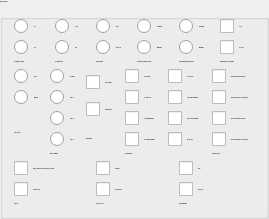
       <widget class="QGroupBox" name="groupBox_2">
        <property name="font">
         <font>
          <family>Inter</family>
          <pointsize>-1</pointsize>
          <weight>62</weight>
          <bold>true</bold>
         </font>
        </property>
        <property name="title">
         <string>ARINC Label 057</string>
        </property>
        <layout class="QVBoxLayout" name="verticalLayout_30">
         <item>
          <layout class="QHBoxLayout" name="horizontalLayout_2">
           <item>
            <layout class="QVBoxLayout" name="verticalLayout_16">
             <item>
              <widget class="QRadioButton" name="sys_in_ctrl_no">
               <property name="font">
                <font>
                 <family>Inter</family>
                 <pointsize>-1</pointsize>
                 <weight>75</weight>
                 <bold>true</bold>
                </font>
               </property>
               <property name="text">
                <string>NO</string>
               </property>
               <property name="checkable">
                <bool>true</bool>
               </property>
               <property name="checked">
                <bool>false</bool>
               </property>
              </widget>
             </item>
             <item>
              <widget class="QRadioButton" name="sys_in_ctrl_yes">
               <property name="text">
                <string>YES</string>
               </property>
               <property name="checkable">
                <bool>true</bool>
               </property>
              </widget>
             </item>
             <item>
              <widget class="QLabel" name="label_31">
               <property name="font">
                <font>
                 <family>Inter</family>
                 <pointsize>-1</pointsize>
                 <weight>75</weight>
                 <bold>true</bold>
                </font>
               </property>
               <property name="text">
                <string>SYSTEM IN CONTROL</string>
               </property>
              </widget>
             </item>
            </layout>
           </item>
           <item>
            <layout class="QVBoxLayout" name="verticalLayout_26">
             <item>
              <widget class="QRadioButton" name="sys_status_good">
               <property name="font">
                <font>
                 <family>Inter</family>
                 <pointsize>-1</pointsize>
                 <weight>75</weight>
                 <bold>true</bold>
                </font>
               </property>
               <property name="text">
                <string>GOOD</string>
               </property>
               <property name="checkable">
                <bool>true</bool>
               </property>
               <property name="checked">
                <bool>false</bool>
               </property>
              </widget>
             </item>
             <item>
              <widget class="QRadioButton" name="sys_status_fail">
               <property name="text">
                <string>FAIL</string>
               </property>
               <property name="checkable">
                <bool>true</bool>
               </property>
              </widget>
             </item>
             <item>
              <widget class="QLabel" name="label_32">
               <property name="font">
                <font>
                 <family>Inter</family>
                 <pointsize>-1</pointsize>
                 <weight>75</weight>
                 <bold>true</bold>
                </font>
               </property>
               <property name="text">
                <string>SYSTEM STATUS</string>
               </property>
              </widget>
             </item>
            </layout>
           </item>
           <item>
            <layout class="QVBoxLayout" name="verticalLayout_25">
             <item>
              <widget class="QRadioButton" name="lfe_from_fms_used">
               <property name="font">
                <font>
                 <family>Inter</family>
                 <pointsize>-1</pointsize>
                 <weight>75</weight>
                 <bold>true</bold>
                </font>
               </property>
               <property name="text">
                <string>USED</string>
               </property>
               <property name="checkable">
                <bool>true</bool>
               </property>
               <property name="checked">
                <bool>false</bool>
               </property>
              </widget>
             </item>
             <item>
              <widget class="QRadioButton" name="lfe_from_fms_nused">
               <property name="text">
                <string>NOT USED</string>
               </property>
               <property name="checkable">
                <bool>true</bool>
               </property>
              </widget>
             </item>
             <item>
              <widget class="QLabel" name="label_33">
               <property name="font">
                <font>
                 <family>Inter</family>
                 <pointsize>-1</pointsize>
                 <weight>75</weight>
                 <bold>true</bold>
                </font>
               </property>
               <property name="text">
                <string>LFE FROM FMS</string>
               </property>
              </widget>
             </item>
            </layout>
           </item>
           <item>
            <layout class="QVBoxLayout" name="verticalLayout_24">
             <item>
              <widget class="QRadioButton" name="cabine_altitude_nwarn">
               <property name="font">
                <font>
                 <family>Inter</family>
                 <pointsize>-1</pointsize>
                 <weight>75</weight>
                 <bold>true</bold>
                </font>
               </property>
               <property name="text">
                <string>NO WARN</string>
               </property>
               <property name="checkable">
                <bool>true</bool>
               </property>
               <property name="checked">
                <bool>false</bool>
               </property>
              </widget>
             </item>
             <item>
              <widget class="QRadioButton" name="cabine_altitude_warn">
               <property name="text">
                <string>WARNING</string>
               </property>
               <property name="checkable">
                <bool>true</bool>
               </property>
              </widget>
             </item>
             <item>
              <widget class="QLabel" name="label_34">
               <property name="font">
                <font>
                 <family>Inter</family>
                 <pointsize>-1</pointsize>
                 <weight>75</weight>
                 <bold>true</bold>
                </font>
               </property>
               <property name="text">
                <string>EXCESSIVE CABINE ALTITUDE</string>
               </property>
              </widget>
             </item>
            </layout>
           </item>
           <item>
            <layout class="QVBoxLayout" name="verticalLayout_23">
             <item>
              <widget class="QRadioButton" name="diff_pressure_nwarn">
               <property name="font">
                <font>
                 <family>Inter</family>
                 <pointsize>-1</pointsize>
                 <weight>75</weight>
                 <bold>true</bold>
                </font>
               </property>
               <property name="text">
                <string>NO WARN</string>
               </property>
               <property name="checkable">
                <bool>true</bool>
               </property>
               <property name="checked">
                <bool>false</bool>
               </property>
              </widget>
             </item>
             <item>
              <widget class="QRadioButton" name="diff_pressure_warn">
               <property name="text">
                <string>WARNING</string>
               </property>
               <property name="checkable">
                <bool>true</bool>
               </property>
              </widget>
             </item>
             <item>
              <widget class="QLabel" name="label_39">
               <property name="font">
                <font>
                 <family>Inter</family>
                 <pointsize>-1</pointsize>
                 <weight>75</weight>
                 <bold>true</bold>
                </font>
               </property>
               <property name="text">
                <string>LOW DIFFERENTIAL PRESSURE</string>
               </property>
              </widget>
             </item>
            </layout>
           </item>
           <item>
            <layout class="QVBoxLayout" name="verticalLayout_18">
             <item>
              <widget class="QCheckBox" name="preplanned_good">
               <property name="enabled">
                <bool>true</bool>
               </property>
               <property name="font">
                <font>
                 <family>Inter</family>
                 <pointsize>-1</pointsize>
                 <weight>75</weight>
                 <bold>true</bold>
                </font>
               </property>
               <property name="mouseTracking">
                <bool>true</bool>
               </property>
               <property name="text">
                <string>GOOD</string>
               </property>
               <property name="checkable">
                <bool>true</bool>
               </property>
               <property name="checked">
                <bool>false</bool>
               </property>
              </widget>
             </item>
             <item>
              <widget class="QCheckBox" name="preplanned_toofast">
               <property name="text">
                <string>TOO FAST</string>
               </property>
               <property name="checkable">
                <bool>true</bool>
               </property>
              </widget>
             </item>
             <item>
              <widget class="QLabel" name="label_40">
               <property name="font">
                <font>
                 <family>Inter</family>
                 <pointsize>-1</pointsize>
                 <weight>75</weight>
                 <bold>true</bold>
                </font>
               </property>
               <property name="text">
                <string>PREPLANNED DESCENT INFO</string>
               </property>
              </widget>
             </item>
            </layout>
           </item>
          </layout>
         </item>
         <item>
          <layout class="QHBoxLayout" name="horizontalLayout_3">
           <item>
            <layout class="QVBoxLayout" name="verticalLayout_28">
             <item>
              <widget class="QRadioButton" name="lfes_stat_auto">
               <property name="font">
                <font>
                 <family>Inter</family>
                 <pointsize>-1</pointsize>
                 <weight>75</weight>
                 <bold>true</bold>
                </font>
               </property>
               <property name="text">
                <string>AUTO</string>
               </property>
               <property name="checkable">
                <bool>true</bool>
               </property>
               <property name="checked">
                <bool>false</bool>
               </property>
              </widget>
             </item>
             <item>
              <widget class="QRadioButton" name="lfes_stat_manual">
               <property name="text">
                <string>MANUAL</string>
               </property>
               <property name="checkable">
                <bool>true</bool>
               </property>
              </widget>
             </item>
             <item>
              <widget class="QLabel" name="label_41">
               <property name="font">
                <font>
                 <family>Inter</family>
                 <pointsize>-1</pointsize>
                 <weight>75</weight>
                 <bold>true</bold>
                </font>
               </property>
               <property name="text">
                <string>LFES STATUS</string>
               </property>
              </widget>
             </item>
            </layout>
           </item>
           <item>
            <layout class="QVBoxLayout" name="verticalLayout_27">
             <item>
              <widget class="QRadioButton" name="adirs_ch_no">
               <property name="font">
                <font>
                 <family>Inter</family>
                 <pointsize>-1</pointsize>
                 <weight>75</weight>
                 <bold>true</bold>
                </font>
               </property>
               <property name="text">
                <string>NO ADIRS</string>
               </property>
               <property name="checkable">
                <bool>true</bool>
               </property>
               <property name="checked">
                <bool>false</bool>
               </property>
              </widget>
             </item>
             <item>
              <widget class="QRadioButton" name="adirs_ch_1">
               <property name="text">
                <string>ADIRS 1</string>
               </property>
               <property name="checkable">
                <bool>true</bool>
               </property>
              </widget>
             </item>
             <item>
              <widget class="QRadioButton" name="adirs_ch_2">
               <property name="text">
                <string>ADIRS 2</string>
               </property>
               <property name="checkable">
                <bool>true</bool>
               </property>
              </widget>
             </item>
             <item>
              <widget class="QRadioButton" name="adirs_ch_3">
               <property name="text">
                <string>ADIRS 3</string>
               </property>
               <property name="checkable">
                <bool>true</bool>
               </property>
              </widget>
             </item>
             <item>
              <widget class="QLabel" name="label_42">
               <property name="font">
                <font>
                 <family>Inter</family>
                 <pointsize>-1</pointsize>
                 <weight>75</weight>
                 <bold>true</bold>
                </font>
               </property>
               <property name="text">
                <string>ADIRS CHANNEL</string>
               </property>
              </widget>
             </item>
            </layout>
           </item>
           <item>
            <layout class="QVBoxLayout" name="verticalLayout_22">
             <item>
              <widget class="QCheckBox" name="fms_disable">
               <property name="text">
                <string>FMS DISABLED</string>
               </property>
               <property name="checkable">
                <bool>true</bool>
               </property>
              </widget>
             </item>
             <item>
              <widget class="QCheckBox" name="fms_enable">
               <property name="text">
                <string>FMS ENABLED</string>
               </property>
               <property name="checkable">
                <bool>true</bool>
               </property>
              </widget>
             </item>
             <item>
              <widget class="QLabel" name="label_43">
               <property name="sizePolicy">
                <sizepolicy hsizetype="Preferred" vsizetype="Preferred">
                 <horstretch>0</horstretch>
                 <verstretch>0</verstretch>
                </sizepolicy>
               </property>
               <property name="maximumSize">
                <size>
                 <width>16777215</width>
                 <height>20</height>
                </size>
               </property>
               <property name="font">
                <font>
                 <family>Inter</family>
                 <pointsize>-1</pointsize>
                 <weight>75</weight>
                 <bold>true</bold>
                </font>
               </property>
               <property name="text">
                <string>FMS_ENABLE</string>
               </property>
              </widget>
             </item>
            </layout>
           </item>
           <item>
            <layout class="QVBoxLayout" name="verticalLayout_21">
             <item>
              <layout class="QHBoxLayout" name="horizontalLayout">
               <item>
                <layout class="QVBoxLayout" name="verticalLayout_20">
                 <item>
                  <widget class="QCheckBox" name="flight_modes_gr">
                   <property name="font">
                    <font>
                     <family>Inter</family>
                     <pointsize>-1</pointsize>
                     <weight>75</weight>
                     <bold>true</bold>
                    </font>
                   </property>
                   <property name="text">
                    <string>GR (GROUND)</string>
                   </property>
                   <property name="checkable">
                    <bool>true</bool>
                   </property>
                   <property name="checked">
                    <bool>false</bool>
                   </property>
                  </widget>
                 </item>
                 <item>
                  <widget class="QCheckBox" name="flight_modes_to">
                   <property name="text">
                    <string>TO (TAKE OFF)</string>
                   </property>
                   <property name="checkable">
                    <bool>true</bool>
                   </property>
                  </widget>
                 </item>
                 <item>
                  <widget class="QCheckBox" name="flight_modes_ci">
                   <property name="text">
                    <string>CI (CLIMB INTERNAL)</string>
                   </property>
                   <property name="checkable">
                    <bool>true</bool>
                   </property>
                  </widget>
                 </item>
                 <item>
                  <widget class="QCheckBox" name="flight_modes_ce">
                   <property name="text">
                    <string>CE (CLIMB EXTERNAL)</string>
                   </property>
                   <property name="checkable">
                    <bool>true</bool>
                   </property>
                  </widget>
                 </item>
                </layout>
               </item>
               <item>
                <layout class="QVBoxLayout" name="verticalLayout_19">
                 <item>
                  <widget class="QCheckBox" name="flight_modes_cr">
                   <property name="text">
                    <string>CR (CRUISE)</string>
                   </property>
                   <property name="checkable">
                    <bool>true</bool>
                   </property>
                  </widget>
                 </item>
                 <item>
                  <widget class="QCheckBox" name="flight_modes_di">
                   <property name="text">
                    <string>DI (DECENT INTERNAL)</string>
                   </property>
                   <property name="checkable">
                    <bool>true</bool>
                   </property>
                  </widget>
                 </item>
                 <item>
                  <widget class="QCheckBox" name="flight_modes_de">
                   <property name="text">
                    <string>DE (DECENT EXTERNAL)</string>
                   </property>
                   <property name="checkable">
                    <bool>true</bool>
                   </property>
                  </widget>
                 </item>
                 <item>
                  <widget class="QCheckBox" name="flight_modes_ab">
                   <property name="text">
                    <string>AB (ABORT)</string>
                   </property>
                   <property name="checkable">
                    <bool>true</bool>
                   </property>
                  </widget>
                 </item>
                </layout>
               </item>
              </layout>
             </item>
             <item>
              <widget class="QLabel" name="label_44">
               <property name="font">
                <font>
                 <family>Inter</family>
                 <pointsize>-1</pointsize>
                 <weight>75</weight>
                 <bold>true</bold>
                </font>
               </property>
               <property name="text">
                <string>FLIGHT MODES</string>
               </property>
              </widget>
             </item>
            </layout>
           </item>
           <item>
            <layout class="QVBoxLayout" name="verticalLayout_14">
             <item>
              <widget class="QCheckBox" name="fms_sel_1eng">
               <property name="font">
                <font>
                 <family>Inter</family>
                 <pointsize>-1</pointsize>
                 <weight>75</weight>
                 <bold>true</bold>
                </font>
               </property>
               <property name="text">
                <string>FMS 1  MASTER, AP ENGAGED</string>
               </property>
               <property name="checkable">
                <bool>true</bool>
               </property>
               <property name="checked">
                <bool>false</bool>
               </property>
              </widget>
             </item>
             <item>
              <widget class="QCheckBox" name="fms_sel_1neng">
               <property name="text">
                <string>FMS 1  MASTER, AP NOT ENGAGED</string>
               </property>
               <property name="checkable">
                <bool>true</bool>
               </property>
              </widget>
             </item>
             <item>
              <widget class="QCheckBox" name="fms_sel_2eng">
               <property name="text">
                <string>FMS 2  MASTER, AP ENGAGED</string>
               </property>
               <property name="checkable">
                <bool>true</bool>
               </property>
              </widget>
             </item>
             <item>
              <widget class="QCheckBox" name="fms_sel_2neng">
               <property name="text">
                <string>FMS 2  MASTER, AP NOT  ENGAGED</string>
               </property>
               <property name="checkable">
                <bool>true</bool>
               </property>
              </widget>
             </item>
             <item>
              <widget class="QLabel" name="label_45">
               <property name="font">
                <font>
                 <family>Inter</family>
                 <pointsize>-1</pointsize>
                 <weight>75</weight>
                 <bold>true</bold>
                </font>
               </property>
               <property name="text">
                <string>FMS SELECTION</string>
               </property>
              </widget>
             </item>
            </layout>
           </item>
          </layout>
         </item>
         <item>
          <layout class="QHBoxLayout" name="horizontalLayout_4">
           <item>
            <layout class="QVBoxLayout" name="verticalLayout_29">
             <item>
              <widget class="QCheckBox" name="fms_use_use">
               <property name="font">
                <font>
                 <family>Inter</family>
                 <pointsize>-1</pointsize>
                 <weight>75</weight>
                 <bold>true</bold>
                </font>
               </property>
               <property name="text">
                <string>FMS 1 OR FMS 2 USED AND LABEL 351 VALID</string>
               </property>
               <property name="checkable">
                <bool>true</bool>
               </property>
               <property name="checked">
                <bool>false</bool>
               </property>
              </widget>
             </item>
             <item>
              <widget class="QCheckBox" name="fms_use_nuse">
               <property name="text">
                <string>NO FMS USED</string>
               </property>
               <property name="checkable">
                <bool>true</bool>
               </property>
              </widget>
             </item>
             <item>
              <widget class="QLabel" name="label_46">
               <property name="font">
                <font>
                 <family>Inter</family>
                 <pointsize>-1</pointsize>
                 <weight>75</weight>
                 <bold>true</bold>
                </font>
               </property>
               <property name="text">
                <string>FMS USE</string>
               </property>
              </widget>
             </item>
            </layout>
           </item>
           <item>
            <layout class="QVBoxLayout" name="verticalLayout_15">
             <item>
              <widget class="QCheckBox" name="class2fault_pres">
               <property name="text">
                <string>PRESENT</string>
               </property>
               <property name="checkable">
                <bool>true</bool>
               </property>
              </widget>
             </item>
             <item>
              <widget class="QCheckBox" name="class2fault_npres">
               <property name="text">
                <string>NOT PRESENT</string>
               </property>
               <property name="checkable">
                <bool>true</bool>
               </property>
              </widget>
             </item>
             <item>
              <widget class="QLabel" name="label_48">
               <property name="font">
                <font>
                 <family>Inter</family>
                 <pointsize>-1</pointsize>
                 <weight>75</weight>
                 <bold>true</bold>
                </font>
               </property>
               <property name="text">
                <string>CLASS 2 FAULT</string>
               </property>
              </widget>
             </item>
            </layout>
           </item>
           <item>
            <layout class="QVBoxLayout" name="verticalLayout_17">
             <item>
              <widget class="QCheckBox" name="qnh_use">
               <property name="text">
                <string>USED</string>
               </property>
               <property name="checkable">
                <bool>true</bool>
               </property>
              </widget>
             </item>
             <item>
              <widget class="QCheckBox" name="qnh_nuse">
               <property name="text">
                <string>NOT USED</string>
               </property>
               <property name="checkable">
                <bool>true</bool>
               </property>
              </widget>
             </item>
             <item>
              <widget class="QLabel" name="label_47">
               <property name="font">
                <font>
                 <family>Inter</family>
                 <pointsize>-1</pointsize>
                 <weight>75</weight>
                 <bold>true</bold>
                </font>
               </property>
               <property name="text">
                <string>QNH FROM FMS</string>
               </property>
              </widget>
             </item>
            </layout>
           </item>
          </layout>
         </item>
        </layout>
       </widget>
